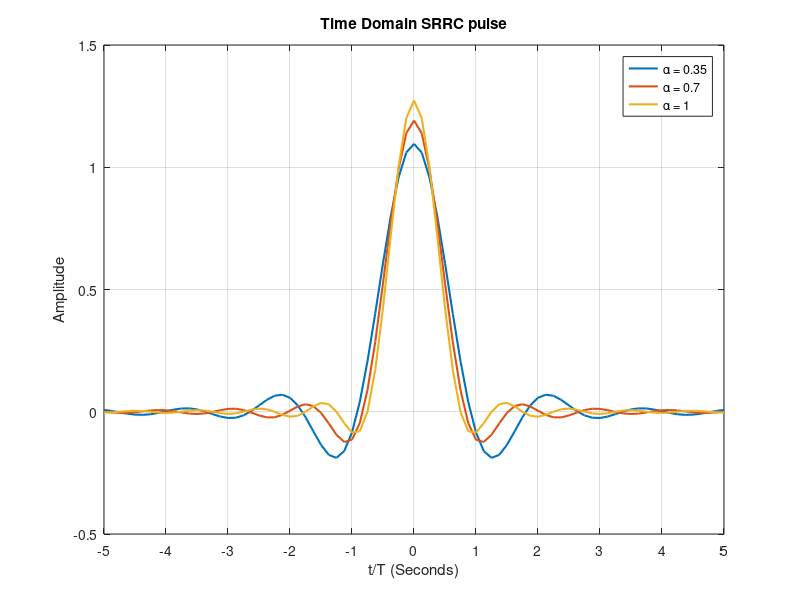
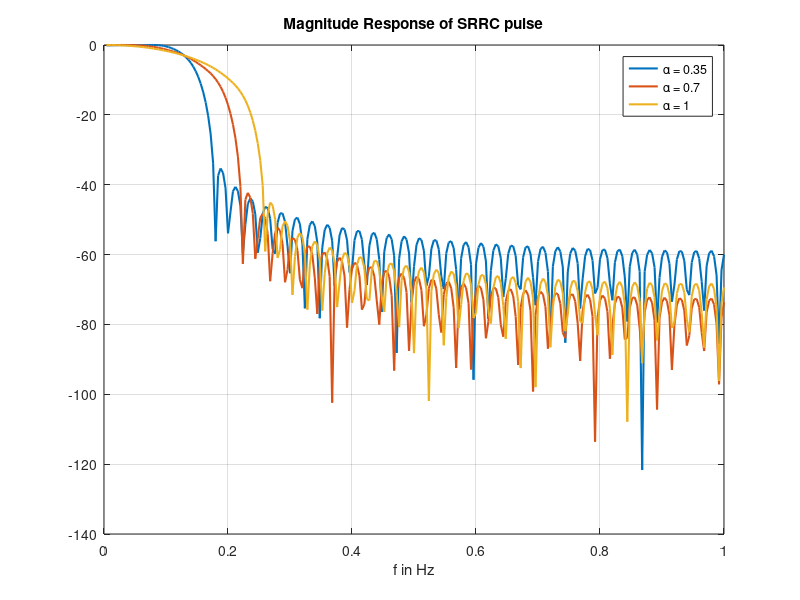
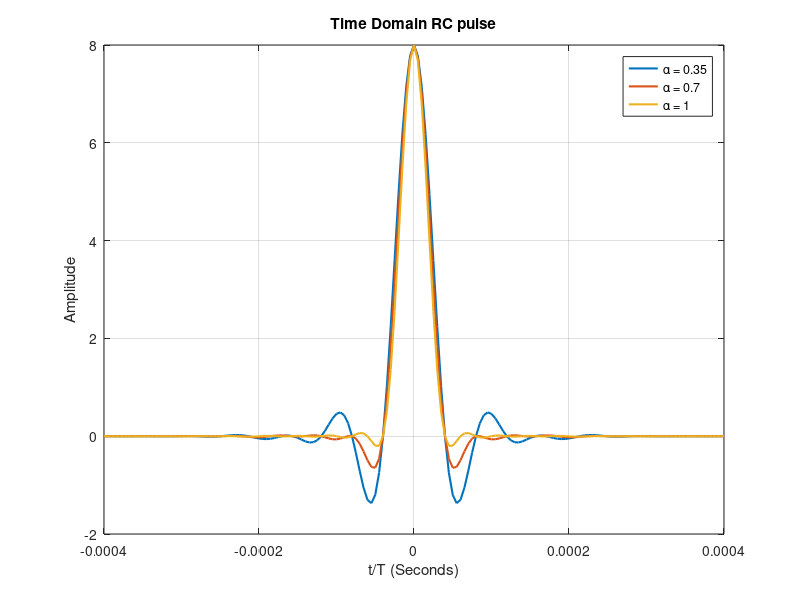
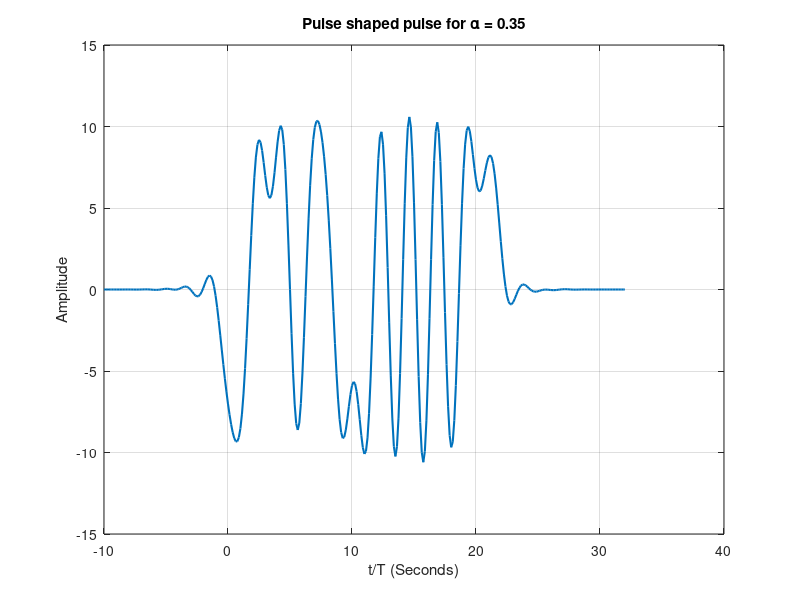

Here is the MATLAB script that generated these plots, in order:
clear all;
alpha= 0.35;
    A = 5;
    T = 1/25000;
    Ts = T/8;
    t = [-A*T:Ts:A*T] + 10^(-8);
    num = sin(pi*(1-alpha)*t/T) + (4*alpha*t/T).*cos(pi*(1+alpha)*t/T);
    den = (1-(4*alpha*t/T).^2).*(pi*t/T);
    h1 = num./den;
    figure(1)
    plot(t/T,h1,'LineWidth',1.5);
    hold on
alpha= 0.7;
    num = sin(pi*(1-alpha)*t/T) + (4*alpha*t/T).*cos(pi*(1+alpha)*t/T);
    den = (1-(4*alpha*t/T).^2).*(pi*t/T);
    h2 = num./den;
    plot(t/T,h2,'LineWidth',1.5);
    hold on
alpha= 1;
    num = sin(pi*(1-alpha)*t/T) + (4*alpha*t/T).*cos(pi*(1+alpha)*t/T);
    den = (1-(4*alpha*t/T).^2).*(pi*t/T);
    h3 = num./den;
    plot(t/T,h3,'LineWidth',1.5);
    hold on
grid on
xlabel('t/T (Seconds)')
ylabel('Amplitude')
title('Time Domain SRRC pulse')
xticks([-5 -4 -3 -2 -1 0 1 2 3 4 5])
legend('\alpha = 0.35','\alpha = 0.7','\alpha = 1')
xlim([-5 5])

figure(2);

H1 = fft(h1,500);
H_norm1 = abs(H1)/max(abs(H1));
H2 = fft(h2,500);
H_norm2 = abs(H2)/max(abs(H2));
H3 = fft(h3,500);
H_norm3 = abs(H3)/max(abs(H3));
f = 1:length(H_norm1)/2;
plot(f/max(f),20*log10(H_norm1(1:length(H_norm1)/2)),'LineWidth',1.5);
hold on
plot(f/max(f),20*log10(H_norm2(1:length(H_norm2)/2)),'LineWidth',1.5);
plot(f/max(f),20*log10(H_norm3(1:length(H_norm3)/2)),'LineWidth',1.5);
grid on;
title('Magnitude Response of SRRC pulse')
legend('\alpha = 0.35','\alpha = 0.7','\alpha = 1')
xlabel('f in Hz')

w1 = conv(h1,h1);
w2 = conv(h2,h2);
w3 = conv(h3,h3);
tf = [-2*A*T:Ts:2*A*T];
figure(3);
plot(tf,w1,'LineWidth',1.5);
hold on;
plot(tf,w2,'LineWidth',1.5);
plot(tf,w3,'LineWidth',1.5);
grid on;
legend('\alpha = 0.35','\alpha = 0.7','\alpha = 1')
xlabel('t/T (Seconds)')
ylabel('Amplitude')
title('Time Domain RC pulse')

signls = [ -1 -1 1 1 1 -1 1 1 -1 -1 -1 1 -1 1 -1 1 -1 1 1 1];

taxis = [-10*T:Ts:32*T];
finalwaveform1 = zeros(1,length(taxis));
finalwaveform2 = zeros(1,length(taxis));
finalwaveform3 = zeros(1,length(taxis));
for i=1:length(signls)
    finalwaveform1(9*i-8:152+9*i) = finalwaveform1(9*i-8:152+9*i) + signls(i)* w1;
    finalwaveform2(9*i-8:152+9*i) = finalwaveform2(9*i-8:152+9*i) + signls(i)* w2;
    finalwaveform3(9*i-8:152+9*i) = finalwaveform3(9*i-8:152+9*i) + signls(i)* w3;
end
figure(4)
plot(taxis/T, finalwaveform1,'LineWidth',1.5);
xlabel('t/T (Seconds)')
ylabel('Amplitude')
title('Pulse shaped pulse for \alpha = 0.35')
grid on;
figure(5)
plot(taxis/T, finalwaveform2,'LineWidth',1.5);
xlabel('t/T (Seconds)')
ylabel('Amplitude')
title('Pulse shaped pulse for \alpha = 0.7');
grid on;
figure(6)
plot(taxis/T, finalwaveform3,'LineWidth',1.5);
xlabel('t/T (Seconds)')
ylabel('Amplitude')
title('Pulse shaped pulse for \alpha = 1.0')
grid on;

rxsignls= [ 0 0 0 0 0 0 0 0 0 0 0 0 0 0 0 0 0 0 0 0 ];
symbols = [ 0 0 0 0 0 0 0 0 0 0 0 0 0 0 0 0 0 0 0 0 ];
for i=1:20
    symbols(i) = finalwaveform1(72+8*i);
    if finalwaveform1(72+8*i)>=0
        rxsignls(i) = 1;
    else
        rxsignls(i) = -1;
    end
end
